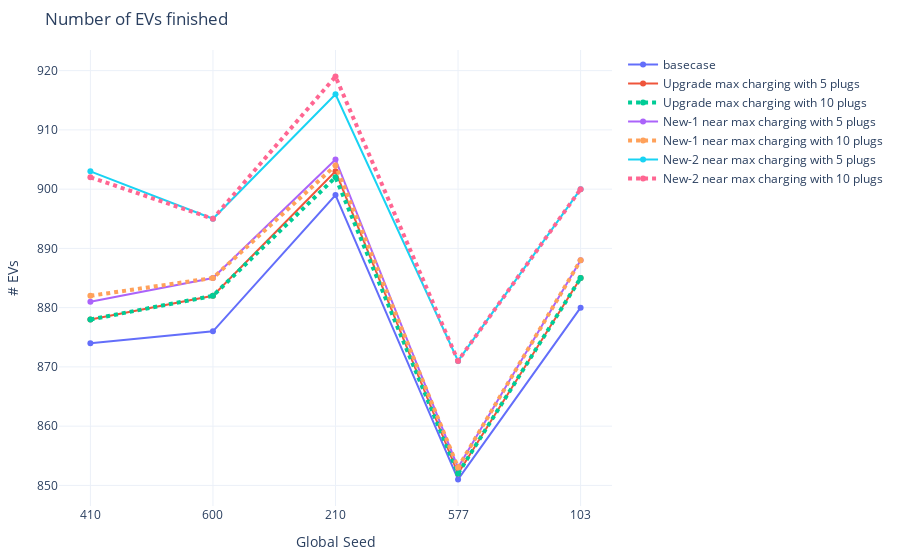

Here is the notebook cell this chart was saved with:
### Code cell
# EVs finished
fig = go.Figure()
fig.add_trace(go.Scatter(x=seeds, y=count_stats[(500 <= count_stats['analysis_id']) & (count_stats['analysis_id']<= 504)].sort_values('analysis_id')['fin_count'],
                    mode='lines+markers',
                    name='basecase'))
fig.add_trace(go.Scatter(x=seeds, y=count_stats[(536 <= count_stats['analysis_id']) & (count_stats['analysis_id']<= 540)].sort_values('analysis_id')['fin_count'],
                    mode='lines+markers',
                    name='Upgrade max charging with 5 plugs'))
fig.add_trace(go.Scatter(x=seeds, y=count_stats[(541 <= count_stats['analysis_id']) & (count_stats['analysis_id']<= 545)].sort_values('analysis_id')['fin_count'],
                    mode='lines+markers',
                    name='Upgrade max charging with 10 plugs', line=dict(width=4, dash='dot')))
fig.add_trace(go.Scatter(x=seeds, y=count_stats[(546 <= count_stats['analysis_id']) & (count_stats['analysis_id']<= 550)].sort_values('analysis_id')['fin_count'],
                    mode='lines+markers',
                    name='New-1 near max charging with 5 plugs'))
fig.add_trace(go.Scatter(x=seeds, y=count_stats[(551 <= count_stats['analysis_id']) & (count_stats['analysis_id']<= 555)].sort_values('analysis_id')['fin_count'],
                    mode='lines+markers',
                    name='New-1 near max charging with 10 plugs', line=dict(width=4, dash='dot')))
fig.add_trace(go.Scatter(x=seeds, y=count_stats[(556 <= count_stats['analysis_id']) & (count_stats['analysis_id']<= 560)].sort_values('analysis_id')['fin_count'],
                    mode='lines+markers',
                    name='New-2 near max charging with 5 plugs'))
fig.add_trace(go.Scatter(x=seeds, y=count_stats[(561 <= count_stats['analysis_id']) & (count_stats['analysis_id']<= 565)].sort_values('analysis_id')['fin_count'],
                    mode='lines+markers',
                    name='New-2 near max charging with 10 plugs', line=dict(width=4, dash='dot')))
fig.update_xaxes(type='category')
fig.update_layout(margin=dict(l=20, r=20, t=50, b=20), uniformtext_minsize=8, uniformtext_mode='hide', template='plotly_white', title_text = 'Number of EVs finished',
        showlegend = True, yaxis_title="# EVs", 
                  xaxis_title="Global Seed", )
fig.show()

### Figure 1 — Plotly figure (JSON) as saved in the notebook; plotly's stock layout.template omitted (floating-point values rounded to 4 significant figures)
{"data": [{"mode": "lines+markers", "name": "basecase", "type": "scatter", "x": ["410", "600", "210", "577", "103"], "y": [874, 876, 899, 851, 880]}, {"mode": "lines+markers", "name": "Upgrade max charging with 5 plugs", "type": "scatter", "x": ["410", "600", "210", "577", "103"], "y": [878, 882, 903, 852, 885]}, {"line": {"dash": "dot", "width": 4}, "mode": "lines+markers", "name": "Upgrade max charging with 10 plugs", "type": "scatter", "x": ["410", "600", "210", "577", "103"], "y": [878, 882, 902, 852, 885]}, {"mode": "lines+markers", "name": "New-1 near max charging with 5 plugs", "type": "scatter", "x": ["410", "600", "210", "577", "103"], "y": [881, 885, 905, 853, 888]}, {"line": {"dash": "dot", "width": 4}, "mode": "lines+markers", "name": "New-1 near max charging with 10 plugs", "type": "scatter", "x": ["410", "600", "210", "577", "103"], "y": [882, 885, 904, 853, 888]}, {"mode": "lines+markers", "name": "New-2 near max charging with 5 plugs", "type": "scatter", "x": ["410", "600", "210", "577", "103"], "y": [903, 895, 916, 871, 900]}, {"line": {"dash": "dot", "width": 4}, "mode": "lines+markers", "name": "New-2 near max charging with 10 plugs", "type": "scatter", "x": ["410", "600", "210", "577", "103"], "y": [902, 895, 919, 871, 900]}], "layout": {"autosize": true, "margin": {"b": 20, "l": 20, "r": 20, "t": 50}, "showlegend": true, "title": {"text": "Number of EVs finished"}, "uniformtext": {"minsize": 8, "mode": "hide"}, "xaxis": {"autorange": true, "range": [-0.2363, 4.236], "title": {"text": "Global Seed"}, "type": "category"}, "yaxis": {"autorange": true, "range": [846.3, 923.7], "title": {"text": "# EVs"}, "type": "linear"}}}
